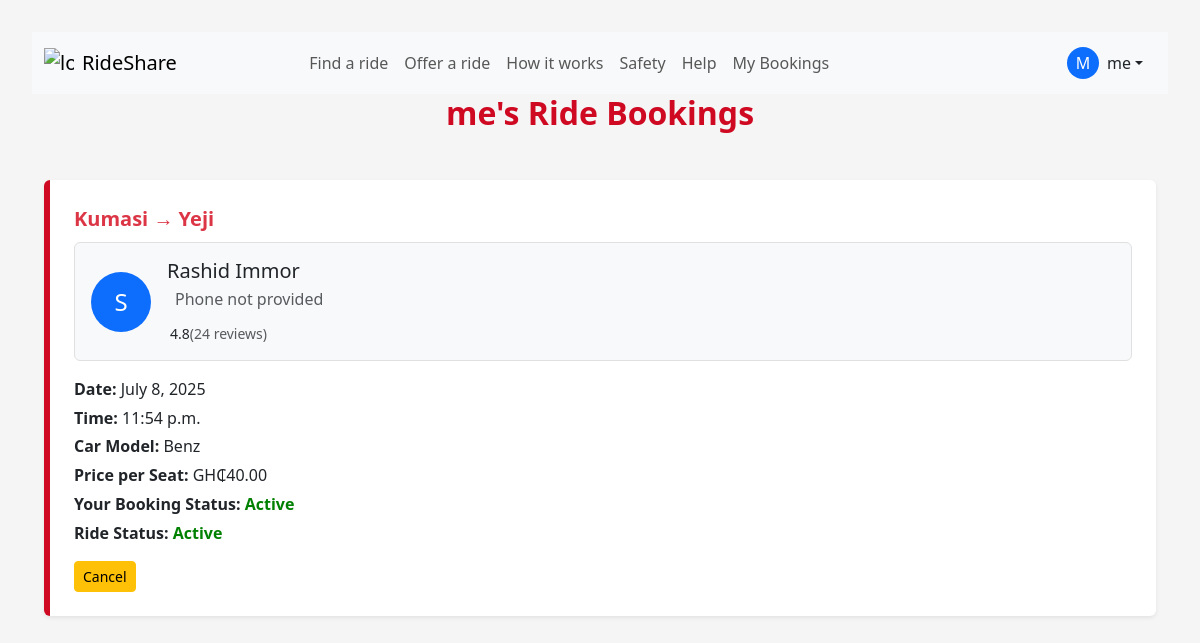
/my_booking (signed in), run on the app's committed database.
### app/models.py (models this page shows, shortened)
class CustomUser(AbstractUser):
    phone = PhoneNumberField(region="GH")
    term=models.BooleanField(default=False)
    profile_pic=models.ImageField(upload_to='uploads/profile_pic/', null=True, blank=True)

class My_booking(models.Model):
    ride = models.ForeignKey(RidePost, on_delete=models.CASCADE, related_name='bookings')
    booked_by = models.ForeignKey(settings.AUTH_USER_MODEL, on_delete=models.CASCADE, related_name='bookings')
    status = models.CharField(max_length=20, choices=[
        ('active', 'Active'),
        ('cancelled', 'Cancelled'),
    ], default='active')
    booked_at = models.DateTimeField(auto_now_add=True)

class RidePost(models.Model):
    driver = models.ForeignKey(settings.AUTH_USER_MODEL, on_delete=models.CASCADE)
    departure = models.CharField(max_length=100)
    destination = models.CharField(max_length=100)
    departure_date = models.DateField()
    departure_time = models.TimeField()
    available_seats = models.PositiveIntegerField()
    price_per_seat = models.DecimalField(max_digits=6, decimal_places=2)
    car_model = models.CharField(max_length=100)
    car_year = models.PositiveIntegerField(null=True, blank=True)
    car_color = models.CharField(max_length=50, blank=True)
    license_plate = models.CharField(max_length=50)
    driver_license = models.ImageField(upload_to='uploads/licenses/', null=True, blank=True)
    gh_card_front = models.ImageField(upload_to='uploads/ghcard_front/', null=True, blank=True)
    gh_card_back = models.ImageField(upload_to='uploads/ghcard_back/', null=True, blank=True)
    car_photo = models.ImageField(upload_to='uploads/car_photos/', null=True, blank=True)
    amenities = models.JSONField(default=list, blank=True)
    luggage_space = models.CharField(max_length=50, choices=[
        ('small', 'Small bags only'),
        ('medium', 'Medium luggage (1 per passenger)'),
        ('large', 'Large luggage possible'),
    ])
    additional_info = models.TextField(blank=True)
    created_at = models.DateTimeField(auto_now_add=True)
    ride_status=models.CharField(max_length=20, choices=[
        ('active', 'Active'),
        ('cancelled', 'Cancelled'),
    ], default='active')
    allowed_post=models.BooleanField(default=False)
    class Meta:
        indexes = [
            models.Index(fields=['departure']),
            models.Index(fields=['destination']),
            models.Index(fields=['departure_date']),
            models.Index(fields=['ride_status', 'allowed_post', 'available_seats']),
        ]

### app/views.py (the view)
# urls.py: path('my_booking',views.my_bookings,name="my_booking"),
@login_required
def my_bookings(request):
    mybooks=My_booking.objects.select_related('ride','booked_by').filter(booked_by=request.user)
    return render(request,'my_bookings.html',{'myboks':mybooks})

### app/templates/my_bookings.html (shortened to what this page needs)
<!DOCTYPE html>
<html lang="en">
{% load static %}
<head>
  <link href="https://cdn.jsdelivr.net/npm/bootstrap@5.3.7/dist/css/bootstrap.min.css" rel="stylesheet" />
</head>
<body>
  <nav class="navbar navbar-expand-lg navbar-light bg-light">
    <div class="container">
      <a class="navbar-brand d-flex align-items-center" href="#">
        <img src="{% static 'images/gh.jpg' %}" alt="logo" width="30" height="30"
          class="d-inline-block align-text-top me-2">
        <span>RideShare</span>
      </a>
      <div class="collapse navbar-collapse" id="navbarContent">
        {% if request.user.is_authenticated %}
        <ul class="navbar-nav mx-auto mb-2 mb-lg-0">
          <li class="nav-item">
            <a class="nav-link" href="{% url 'find_ride' %}">Find a ride</a>
          </li>
          <li class="nav-item">
            <a class="nav-link" href="{% url 'offer_ride' %}">Offer a ride</a>
          </li>
          <li class="nav-item">
            <a class="nav-link" href="{% url 'how_it_work' %}">How it works</a>
          </li>
          <li class="nav-item">
            <a class="nav-link" href="{% url 'safety' %}">Safety</a>
          </li>
          <li class="nav-item">
            <a class="nav-link" href="{% url 'help' %}">Help</a>
          </li>
          <li class="nav-item">
            <a class="nav-link" href="{% url 'my_booking' %}">My Bookings</a>
          </li>
        </ul>
        <div class="dropdown ms-auto">
          <a class="btn dropdown-toggle d-flex align-items-center" href="#" role="button" id="userDropdown"
            data-bs-toggle="dropdown" aria-expanded="false">
            {% if request.user.profile_pic %}
            <img src="{{ request.user.profile_pic.url }}" alt="Profile" width="32" height="32"
              class="rounded-circle me-2">
            {% else %}
            <div
              class="profile-placeholder rounded-circle bg-primary text-white d-flex align-items-center justify-content-center me-2"
              style="width: 32px; height: 32px;">
              {{ request.user.username|first|upper }}
            </div>
            {% endif %}
            <span class="d-none d-lg-inline">{{ request.user.username }}</span>
          </a>
        </div>
        {% else %}
        <div class="d-flex ms-auto">
          <a href="{% url 'login' %}" class="btn btn-outline-primary me-2">Log in</a>
          <a href="{% url 'signup' %}" class="btn btn-primary">Sign up</a>
        </div>
        {% endif %}
      </div>
    </div>
  </nav>
<div class="container">
    <h2 class="text-center mb-5" style="color: var(--primary-color); font-weight: bold;">
      {{ request.user.username }}'s Ride Bookings
    </h2>
    {% for mybook in myboks %}
    <div class="booking-card p-4 mb-4 shadow-sm rounded"
      style="background-color: #fff; border-left: 6px solid #CF0921;">
      <div class="ride-header fs-5 fw-bold text-danger mb-2">
        {{ mybook.ride.departure }} → {{ mybook.ride.destination }}
      </div>
      <div class="driver-profile-section mb-3 p-3 rounded" style="background-color: #f8f9fa;">
        <div class="d-flex align-items-center">
          {% if mybook.ride.driver.profile_pic %}
            <img src="{{ mybook.ride.driver.profile_pic.url }}"
                 alt="{{ mybook.ride.driver.username }}"
                 class="rounded-circle me-3"
                 width="60"
                 height="60">
          {% else %}
            <div class="rounded-circle bg-primary text-white d-flex align-items-center justify-content-center me-3"
                 style="width: 60px; height: 60px; font-size: 24px;">
              {{ mybook.ride.driver.username|first|upper }}
            </div>
          {% endif %}
          <div>
            <h5 class="mb-1">{{ mybook.ride.driver.get_full_name|default:mybook.ride.driver.username }}</h5>
            <div class="d-flex align-items-center mb-1">
              <span>
                {% if mybook.ride.driver.phone %}
                  <a href="tel:{{ mybook.ride.driver.phone }}" class="text-decoration-none">
                    {{ mybook.ride.driver.phone }}
                  </a>
                {% else %}
                  <span class="text-muted">Phone not provided</span>
                {% endif %}
              </span>
            </div>
            <div class="rating small">
              <span>4.8</span>
              <span class="text-muted">(24 reviews)</span>
            </div>
          </div>
        </div>
      </div>
      <div class="ride-details">
        <p><strong>Date:</strong> {{ mybook.ride.departure_date }}</p>
        <p><strong>Time:</strong> {{ mybook.ride.departure_time }}</p>
        <p><strong>Car Model:</strong> {{ mybook.ride.car_model }}</p>
        <p><strong>Price per Seat:</strong> GH₵{{ mybook.ride.price_per_seat }}</p>
        <p>
          <strong>Your Booking Status:</strong>
          {% if mybook.status == "active" %}
          <span style="color: green; font-weight: bold;">Active</span>
          {% elif mybook.status == "cancelled" %}
          <span style="color: red; font-weight: bold;">Cancelled</span>
          {% else %}
          <span class="text-muted">{{ mybook.status }}</span>
          {% endif %}
        </p>
        <p>
          <strong>Ride Status:</strong>
          {% if mybook.ride.ride_status == "active" %}
          <span style="color: green; font-weight: bold;">Active</span>
          {% elif mybook.ride.ride_status == "cancelled" %}
          <span style="color: red; font-weight: bold;">Cancelled</span>
          {% else %}
          <span class="text-muted">{{ mybook.ride.ride_status }}</span>
          {% endif %}
        </p>
      </div>
      <div class="mt-3 d-flex gap-3">
        {% if mybook.status == "active" %}
        <a href="#" class="btn btn-warning btn-sm cancel-btn" data-url="{% url 'cancelbooking' mybook.id %}">Cancel</a>
        {% elif mybook.status == "cancelled" %}
        <a href="#" class="btn btn-danger btn-sm delete-btn" data-url="{% url 'deletebooking' mybook.id %}">Delete</a>
        {% endif %}
      </div>
    </div>
    {% empty %}
    <div class="text-center mt-5 fs-4 text-muted">No bookings yet 😛</div>
    {% endfor %}
</div>
</body>
</html>

### app/templates/my_bookings.html (style rules this page uses)
:root { --primary-color: #CF0921; --primary-dark: #A8071B; --secondary-color: #FCD20F; --accent-color: #006B3D; --dark-color: #000000; --light-color: #F5F5F5; --gray-color: #6C757D; --light-gray: #E9ECEF; --white: #FFFFFF; --gold-light: #FDE68A; --green-light: #D1FAE5; --border-radius: 10px; --box-shadow: 0 5px 15px rgba(0, 0, 0, 0.1); --transition: all 0.3s ease; }
body { background-color: var(--light-color); font-family: 'Segoe UI', sans-serif; padding: 2rem; }
.booking-card { background-color: var(--white); border-radius: var(--border-radius); box-shadow: var(--box-shadow); padding: 1.5rem; margin-bottom: 2rem; border-left: 6px solid var(--primary-color); transition: var(--transition); }
.ride-header { font-size: 1.3rem; font-weight: bold; color: var(--primary-dark); }
.ride-details p { margin: 0.3rem 0; }
.driver-profile-section { border: 1px solid #e0e0e0; }
.rating { display: inline-flex; align-items: center; }

### data on the page
CustomUser: user.username|first "M", user.username "me"
My_booking: ride.departure "Kumasi", ride.destination "Yeji", ride.driver.username|first "S", ride.driver.get_full_name "Rashid Immor", shows "Phone not provided", ride.departure_date "July 8, 2025", ride.departure_time "11:54 p.m.", ride.car_model "Benz", ride.price_per_seat "40.00", status "Active"
